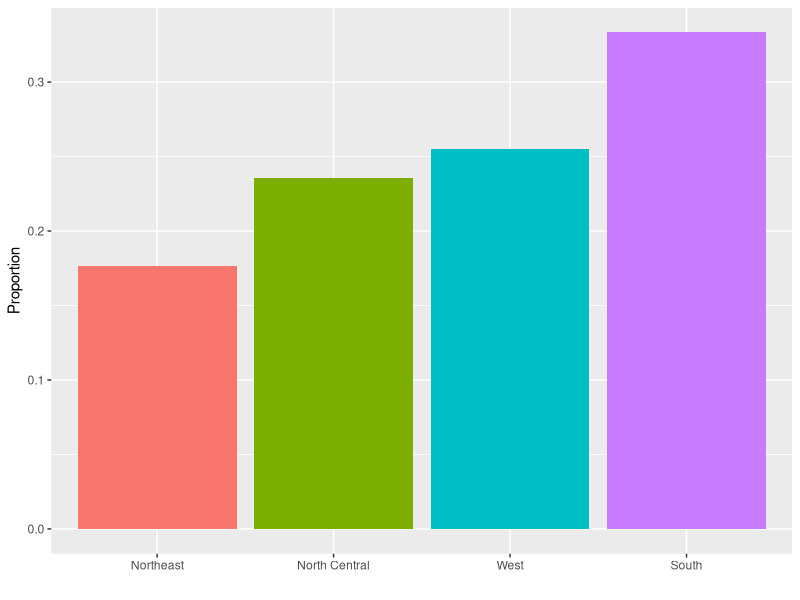
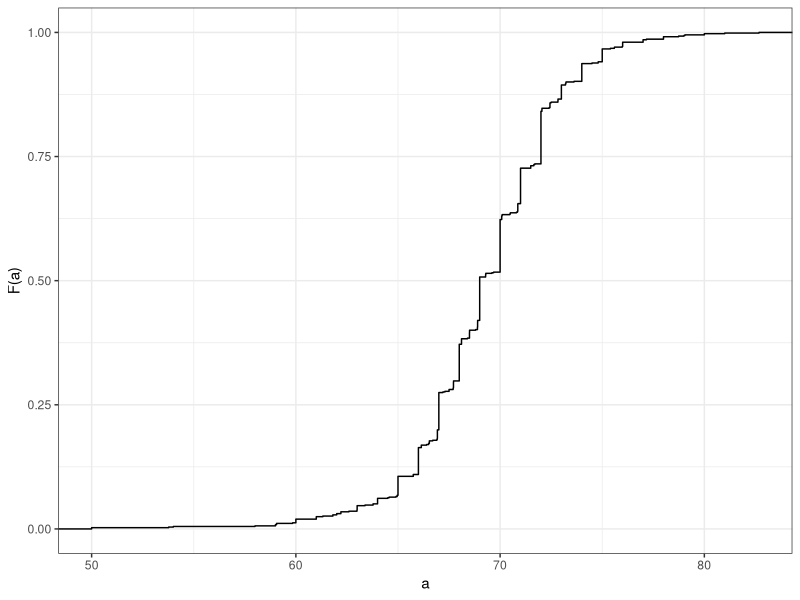
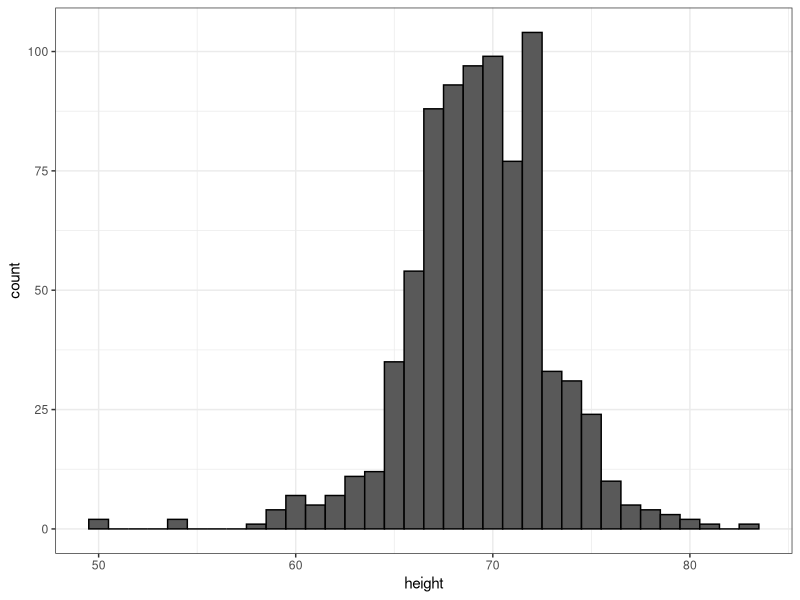
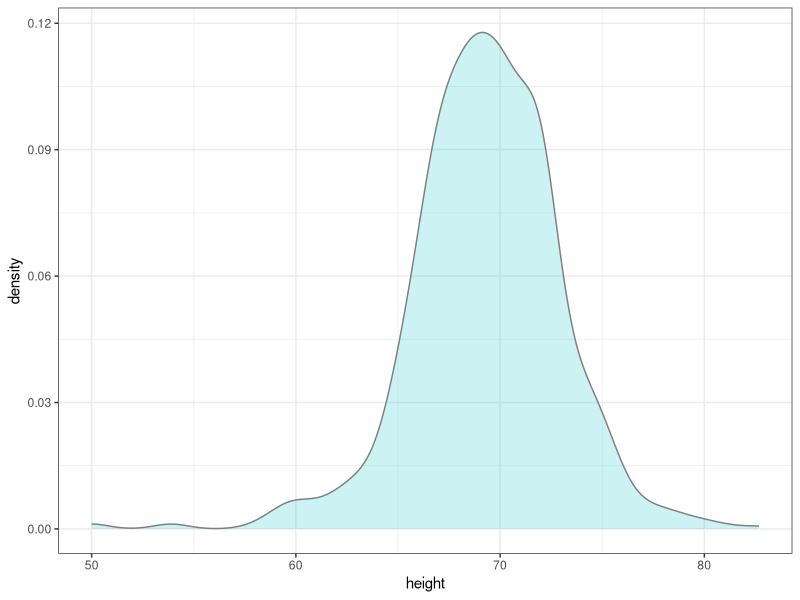
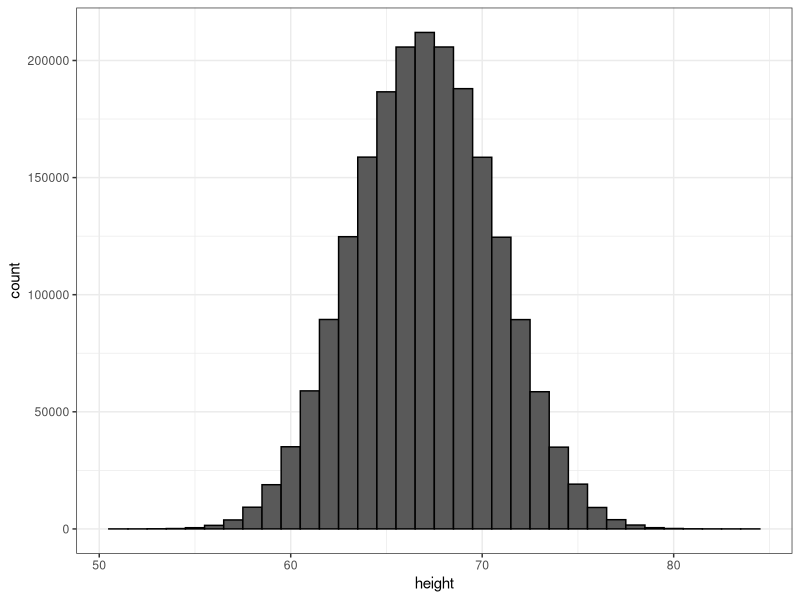
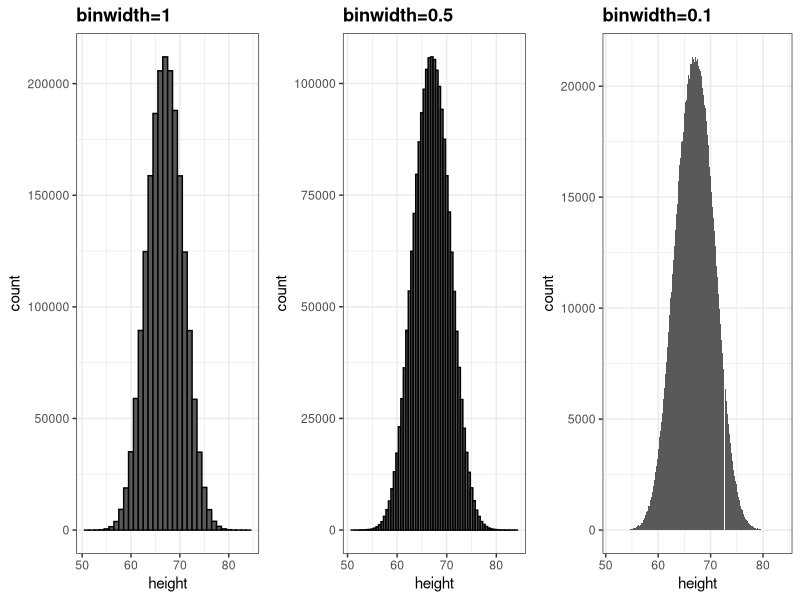
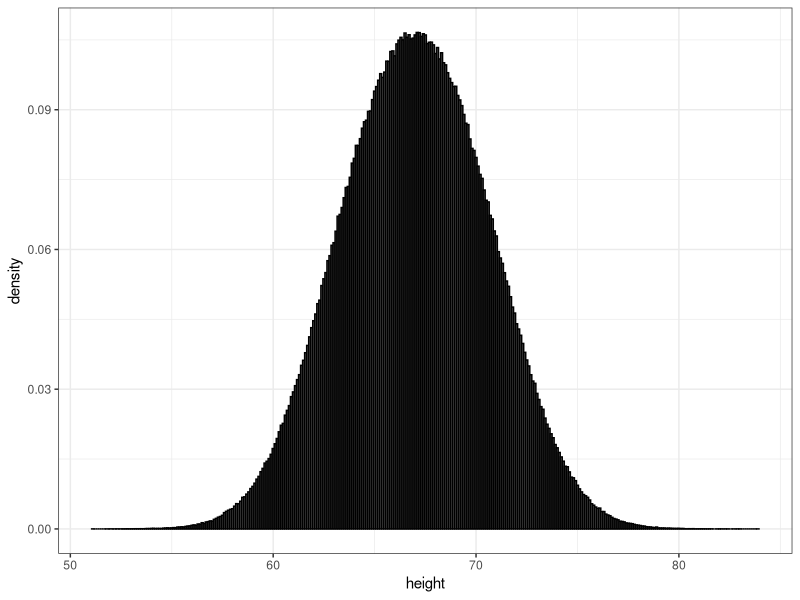
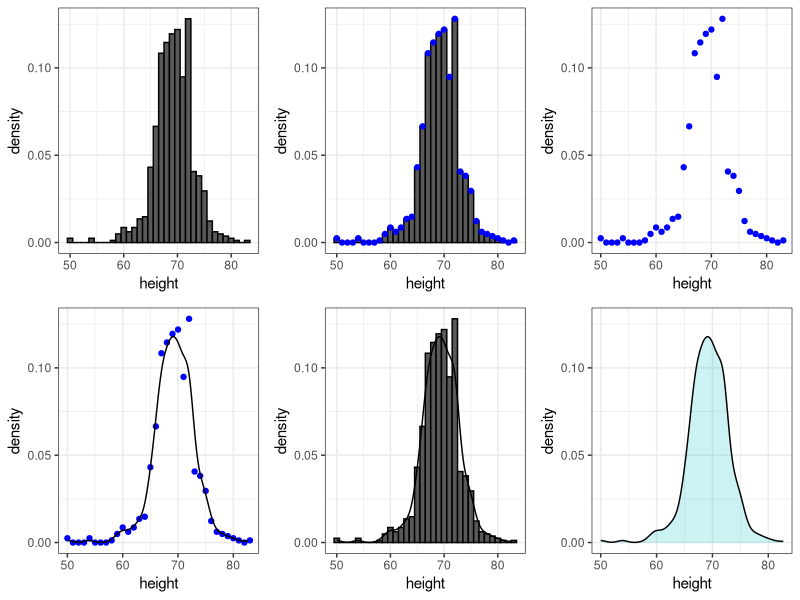

Reproduce these figures in R, in order.
## ---- chunk 1
library(tidyverse)
library(dslabs)
data(heights)
## ---- chunk 2
filter <- dplyr::filter
prop.table(table(heights$sex))
## ---- chunk 3
murders %>% group_by(region) %>%
  summarize(n = n()) %>%
  mutate(Proportion = n/sum(n),
         region = reorder(region, Proportion)) %>%
  ggplot(aes(x=region, y=Proportion, fill=region)) +
  geom_bar(stat = "identity", show.legend = FALSE) +
  xlab("")
## ---- chunk 4
ds_theme_set()
heights %>% filter(sex=="Male") %>% ggplot(aes(x = height)) +
  stat_ecdf(geom = 'step') +
  labs(y = "F(a)", x = "a")
## ---- chunk 5
heights %>%
  filter(sex=="Male") %>%
  ggplot(aes(x = height)) +
  geom_histogram(binwidth = 1, color = "black")
## ---- chunk 6
heights %>%
  filter(sex=="Male") %>%
  ggplot(aes(height)) +
  geom_density(alpha = .2, fill= "#00BFC4", color = 'gray50')  
## ---- chunk 7
set.seed(1988)
x <- data.frame(height = c(rnorm(1000000,69,3), rnorm(1000000,65,3)))
x %>% ggplot(aes(height)) + geom_histogram(binwidth = 1, color = "black")
## ---- chunk 8
p1 <- x %>% ggplot(aes(height)) + geom_histogram(binwidth = 1, color = "black") + ggtitle("binwidth=1")
p2 <- x %>% ggplot(aes(height)) + geom_histogram(binwidth = 0.5, color="black") + ggtitle("binwidth=0.5")
p3 <- x %>% ggplot(aes(height)) + geom_histogram(binwidth = 0.1) + ggtitle("binwidth=0.1")
library(gridExtra)
grid.arrange(p1, p2, p3, nrow = 1)
## ---- chunk 9
x %>% ggplot(aes(x = height)) +
  geom_histogram(aes(y=..density..), binwidth = 0.1, color = "black") 
## ---- chunk 10
hist1 <- heights %>%
  filter(sex=="Male") %>%
  ggplot(aes(height)) +
  geom_histogram(aes(y=..density..), binwidth = 1, color="black")
hist2 <- hist1 +
  geom_line(stat='density')
hist3 <- hist1 +
  geom_point(data = ggplot_build(hist2)$data[[1]], aes(x,y), col = "blue")
hist4 <- ggplot() + geom_point(data = ggplot_build(hist2)$data[[1]], aes(x,y), col = "blue") +
  xlab("height") + ylab("density")
hist5 <- hist4 + geom_line(data = ggplot_build(hist2)$data[[2]], aes(x,y))
hist6 <- heights %>%
  filter(sex=="Male") %>%
  ggplot(aes(height)) +
  geom_density(alpha = 0.2, fill="#00BFC4", col = 0) +
  geom_line(stat='density') +
  scale_y_continuous(limits = layer_scales(hist2)$y$range$range)

grid.arrange(hist1, hist3, hist4, hist5, hist2, hist6, nrow=2)
## ---- chunk 11
d <- with(heights, density(height[sex=="Male"]))
tmp <- data.frame(height=d$x, density=d$y)
tmp %>% ggplot(aes(height,density)) + geom_line() +
  geom_area(data = filter(tmp, between(height, 65, 68)), aes(x=height,y=density), alpha=0.2, fill="#00BFC4")
## ---- chunk 12
heights %>%
  filter(sex=="Male") %>%
  ggplot(aes(x = height)) +
  geom_density(alpha=.2, fill= "#00BFC4", color = 'black') 
## ---- chunk 13
heights %>%
  ggplot(aes(height, fill=sex)) +
  geom_density(alpha = 0.2, color = 'black')
## ---- chunk 14
mu <- 0; s <- 1
norm_dist <- data.frame(x=seq(-4,4,len=50)*s+mu) %>% mutate(density=dnorm(x,mu,s))
norm_dist %>% ggplot(aes(x,density)) + geom_line()
## ---- chunk 15
m <- sum(x) / length(x)
## ---- chunk 16
s <- sqrt(sum((x-mu)^2) / length(x))
## ---- chunk 17
index <- heights$sex == "Male"
x <- heights$height[index]
## ---- chunk 18
m <- mean(x)
s <- sd(x)
c(average = m, sd = s)
## ---- chunk 19
norm_dist <- data.frame(x = seq(-4, 4, len=50)*s + m) %>%
  mutate(density = dnorm(x, m, s))

heights %>% filter(sex == "Male") %>% ggplot(aes(height)) +
  geom_density(fill="#0099FF") +
  geom_line(aes(x, density),  data = norm_dist, lwd=1.5)
## ---- chunk 20
z <- scale(x)
## ---- chunk 21
mean(abs(z) < 2)
## ---- chunk 22
pnorm(-1.96)
## ---- chunk 23
qnorm(0.975)
## ---- chunk 24
qnorm(0.975, mean = 5, sd = 2)
## ---- chunk 25
mean(x <= 69.5)
## ---- chunk 26
p <- seq(0.005, 0.995, 0.01)
## ---- chunk 27
sample_quantiles <- quantile(x, p)
## ---- chunk 28
theoretical_quantiles <- qnorm(p, mean = mean(x), sd = sd(x))

df = data.frame(sample_quantiles, theoretical_quantiles)
## ---- chunk 29
ggplot(data = df, aes(x = theoretical_quantiles, y = sample_quantiles)) + 
  geom_point() + 
  geom_abline() # a 45-degree line 
## ---- chunk 30
sample_quantiles <- quantile(z, p)
theoretical_quantiles <- qnorm(p)
df2 =  data.frame(sample_quantiles, theoretical_quantiles)

ggplot(data = df2, aes(x = theoretical_quantiles, y = sample_quantiles)) + 
  geom_point() + 
  geom_abline()
## ---- chunk 31
heights %>% filter(sex == "Male") %>%
  ggplot(aes(sample = scale(height))) +
  geom_qq() +
  geom_abline()
## ---- chunk 32
murders %>% ggplot(aes(region)) + geom_bar()
## ---- chunk 33
data(murders)
tab <- murders %>%
  count(region) %>%
  mutate(proportion = n/sum(n))
tab
## ---- chunk 34
tab %>% ggplot(aes(x = region, y = proportion)) + geom_bar(stat = "identity")
## ---- chunk 35
heights %>%
  filter(sex == "Female") %>%
  ggplot(aes(height)) +
  geom_histogram(binwidth = 1, fill = "blue", col = "black") +
  labs(x = "Male heights in inches", title = "Histogram")
## ---- chunk 36
heights %>%
  filter(sex == "Female") %>%
  ggplot(aes(x = height)) +
  geom_density(fill="blue")
## ---- chunk 37
heights %>% ggplot(aes(x = sex, y = height)) +
  geom_boxplot()
## ---- chunk 38

heights = heights %>%
  dplyr::mutate(year = sample(x = c(2010, 2020), size = n(), replace = TRUE, prob = c(.5, .5)))

head(heights)
## ---- chunk 39
heights %>% ggplot(aes(x = sex, y = height, fill = as.factor(year))) +
  geom_boxplot() +
  labs(fill = 'Year')
## ---- chunk 40
heights %>% ggplot(aes(x = year, y = height, fill = sex)) + 
  geom_boxplot() +
  labs(fill = 'Sex')
## ---- chunk 41
heights %>% ggplot(aes(x = as.factor(year), y = height, fill = sex)) + 
  geom_boxplot() +
  labs(fill = 'Sex')
## ---- chunk 42
library(dplyr)
library(ggplot2)
library(dslabs)
data(heights)
data(murders)
